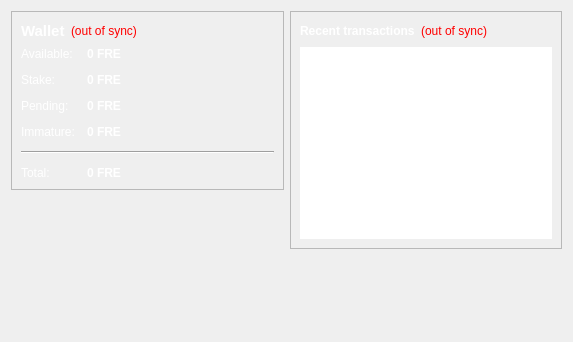
<?xml version="1.0" encoding="UTF-8"?>
<ui version="4.0">
 <class>OverviewPage</class>
 <widget class="QWidget" name="OverviewPage">
  <property name="geometry">
   <rect>
    <x>0</x>
    <y>0</y>
    <width>573</width>
    <height>342</height>
   </rect>
  </property>
  <property name="windowTitle">
   <string>Form</string>
  </property>
  <property name="styleSheet">
   <string notr="true">color: rgb(255, 255, 255);</string>
  </property>
  <layout class="QHBoxLayout" name="horizontalLayout" stretch="1,1">
   <item>
    <layout class="QVBoxLayout" name="verticalLayout_2">
     <item>
      <widget class="QFrame" name="frame">
       <property name="frameShape">
        <enum>QFrame::StyledPanel</enum>
       </property>
       <property name="frameShadow">
        <enum>QFrame::Raised</enum>
       </property>
       <layout class="QVBoxLayout" name="verticalLayout_4">
        <item>
         <layout class="QHBoxLayout" name="horizontalLayout_4">
          <item>
           <widget class="QLabel" name="label_5">
            <property name="font">
             <font>
              <pointsize>11</pointsize>
              <weight>75</weight>
              <bold>true</bold>
             </font>
            </property>
            <property name="text">
             <string>Wallet</string>
            </property>
           </widget>
          </item>
          <item>
           <widget class="QLabel" name="labelWalletStatus">
            <property name="toolTip">
             <string>The displayed information may be out of date. Your wallet automatically synchronizes with the FreeCoin network after a connection is established, but this process has not completed yet.</string>
            </property>
            <property name="styleSheet">
             <string notr="true">QLabel { color: red; }</string>
            </property>
            <property name="text">
             <string notr="true">(out of sync)</string>
            </property>
            <property name="alignment">
             <set>Qt::AlignLeading|Qt::AlignLeft|Qt::AlignVCenter</set>
            </property>
           </widget>
          </item>
          <item>
           <spacer name="horizontalSpacer_2">
            <property name="orientation">
             <enum>Qt::Horizontal</enum>
            </property>
            <property name="sizeHint" stdset="0">
             <size>
              <width>40</width>
              <height>20</height>
             </size>
            </property>
           </spacer>
          </item>
         </layout>
        </item>
        <item>
         <layout class="QFormLayout" name="formLayout_2">
          <property name="fieldGrowthPolicy">
           <enum>QFormLayout::AllNonFixedFieldsGrow</enum>
          </property>
          <property name="horizontalSpacing">
           <number>12</number>
          </property>
          <property name="verticalSpacing">
           <number>12</number>
          </property>
          <item row="0" column="0">
           <widget class="QLabel" name="label">
            <property name="text">
             <string>Available:</string>
            </property>
           </widget>
          </item>
          <item row="0" column="1">
           <widget class="QLabel" name="labelBalance">
            <property name="font">
             <font>
              <weight>75</weight>
              <bold>true</bold>
             </font>
            </property>
            <property name="cursor">
             <cursorShape>IBeamCursor</cursorShape>
            </property>
            <property name="toolTip">
             <string>Your current spendable balance</string>
            </property>
            <property name="text">
             <string notr="true">0 FRE</string>
            </property>
            <property name="textInteractionFlags">
             <set>Qt::LinksAccessibleByMouse|Qt::TextSelectableByKeyboard|Qt::TextSelectableByMouse</set>
            </property>
           </widget>
          </item>
          <item row="1" column="0">
           <widget class="QLabel" name="label_6">
            <property name="text">
             <string>Stake:</string>
            </property>
           </widget>
          </item>
          <item row="1" column="1">
           <widget class="QLabel" name="labelStake">
            <property name="font">
             <font>
              <weight>75</weight>
              <bold>true</bold>
             </font>
            </property>
            <property name="cursor">
             <cursorShape>IBeamCursor</cursorShape>
            </property>
            <property name="toolTip">
             <string>Total of coins that was staked, and do not yet count toward the current balance</string>
            </property>
            <property name="text">
             <string notr="true">0 FRE</string>
            </property>
            <property name="textInteractionFlags">
             <set>Qt::LinksAccessibleByMouse|Qt::TextSelectableByKeyboard|Qt::TextSelectableByMouse</set>
            </property>
           </widget>
          </item>
          <item row="2" column="0">
           <widget class="QLabel" name="label_3">
            <property name="text">
             <string>Pending:</string>
            </property>
           </widget>
          </item>
          <item row="2" column="1">
           <widget class="QLabel" name="labelUnconfirmed">
            <property name="font">
             <font>
              <weight>75</weight>
              <bold>true</bold>
             </font>
            </property>
            <property name="cursor">
             <cursorShape>IBeamCursor</cursorShape>
            </property>
            <property name="toolTip">
             <string>Total of transactions that have yet to be confirmed, and do not yet count toward the current balance</string>
            </property>
            <property name="text">
             <string notr="true">0 FRE</string>
            </property>
            <property name="textInteractionFlags">
             <set>Qt::LinksAccessibleByMouse|Qt::TextSelectableByKeyboard|Qt::TextSelectableByMouse</set>
            </property>
           </widget>
          </item>
          <item row="3" column="0">
           <widget class="QLabel" name="labelImmatureText">
            <property name="text">
             <string>Immature:</string>
            </property>
           </widget>
          </item>
          <item row="3" column="1">
           <widget class="QLabel" name="labelImmature">
            <property name="font">
             <font>
              <weight>75</weight>
              <bold>true</bold>
             </font>
            </property>
            <property name="toolTip">
             <string>Mined balance that has not yet matured</string>
            </property>
            <property name="text">
             <string notr="true">0 FRE</string>
            </property>
            <property name="textInteractionFlags">
             <set>Qt::LinksAccessibleByMouse|Qt::TextSelectableByKeyboard|Qt::TextSelectableByMouse</set>
            </property>
           </widget>
          </item>
          <item row="4" column="0" colspan="2">
           <widget class="Line" name="line">
            <property name="orientation">
             <enum>Qt::Horizontal</enum>
            </property>
           </widget>
          </item>
          <item row="5" column="0">
           <widget class="QLabel" name="labelTotalText">
            <property name="text">
             <string>Total:</string>
            </property>
           </widget>
          </item>
          <item row="5" column="1">
           <widget class="QLabel" name="labelTotal">
            <property name="font">
             <font>
              <weight>75</weight>
              <bold>true</bold>
             </font>
            </property>
            <property name="cursor">
             <cursorShape>IBeamCursor</cursorShape>
            </property>
            <property name="toolTip">
             <string>Your current total balance</string>
            </property>
            <property name="text">
             <string notr="true">0 FRE</string>
            </property>
            <property name="textInteractionFlags">
             <set>Qt::LinksAccessibleByMouse|Qt::TextSelectableByKeyboard|Qt::TextSelectableByMouse</set>
            </property>
           </widget>
          </item>
         </layout>
        </item>
       </layout>
      </widget>
     </item>
     <item>
      <spacer name="verticalSpacer">
       <property name="orientation">
        <enum>Qt::Vertical</enum>
       </property>
       <property name="sizeHint" stdset="0">
        <size>
         <width>20</width>
         <height>40</height>
        </size>
       </property>
      </spacer>
     </item>
    </layout>
   </item>
   <item>
    <layout class="QVBoxLayout" name="verticalLayout_3">
     <item>
      <widget class="QFrame" name="frame_2">
       <property name="frameShape">
        <enum>QFrame::StyledPanel</enum>
       </property>
       <property name="frameShadow">
        <enum>QFrame::Raised</enum>
       </property>
       <layout class="QVBoxLayout" name="verticalLayout">
        <item>
         <layout class="QHBoxLayout" name="horizontalLayout_2">
          <item>
           <widget class="QLabel" name="label_4">
            <property name="text">
             <string>&lt;b&gt;Recent transactions&lt;/b&gt;</string>
            </property>
           </widget>
          </item>
          <item>
           <widget class="QLabel" name="labelTransactionsStatus">
            <property name="toolTip">
             <string>The displayed information may be out of date. Your wallet automatically synchronizes with the FreeCoin network after a connection is established, but this process has not completed yet.</string>
            </property>
            <property name="styleSheet">
             <string notr="true">QLabel { color: red; }</string>
            </property>
            <property name="text">
             <string notr="true">(out of sync)</string>
            </property>
            <property name="alignment">
             <set>Qt::AlignRight|Qt::AlignTrailing|Qt::AlignVCenter</set>
            </property>
           </widget>
          </item>
          <item>
           <spacer name="horizontalSpacer">
            <property name="orientation">
             <enum>Qt::Horizontal</enum>
            </property>
            <property name="sizeHint" stdset="0">
             <size>
              <width>40</width>
              <height>20</height>
             </size>
            </property>
           </spacer>
          </item>
         </layout>
        </item>
        <item>
         <widget class="QListView" name="listTransactions">
          <property name="styleSheet">
           <string notr="true">QListView { background: transparent; }
color: rgb(0, 0, 0);</string>
          </property>
          <property name="frameShape">
           <enum>QFrame::NoFrame</enum>
          </property>
          <property name="verticalScrollBarPolicy">
           <enum>Qt::ScrollBarAlwaysOff</enum>
          </property>
          <property name="horizontalScrollBarPolicy">
           <enum>Qt::ScrollBarAlwaysOff</enum>
          </property>
          <property name="selectionMode">
           <enum>QAbstractItemView::NoSelection</enum>
          </property>
         </widget>
        </item>
       </layout>
      </widget>
     </item>
     <item>
      <spacer name="verticalSpacer_2">
       <property name="orientation">
        <enum>Qt::Vertical</enum>
       </property>
       <property name="sizeHint" stdset="0">
        <size>
         <width>20</width>
         <height>40</height>
        </size>
       </property>
      </spacer>
     </item>
    </layout>
   </item>
  </layout>
 </widget>
 <resources/>
 <connections/>
</ui>
